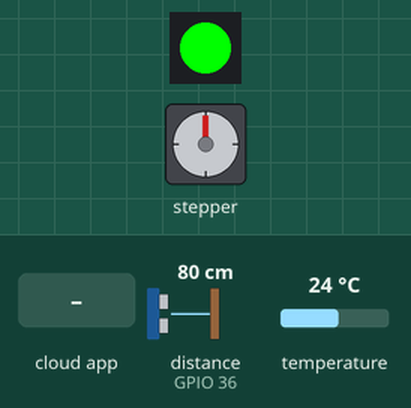
Recording of a sketch running on a simulated ESP32. Parts: stepper motor, 1 RGB LEDs in strip order, left to right. Wiring (inferred from the names in the program): ultrasonic range finder: trigger GPIO 35; echo GPIO 36; stepper motor driver (200 steps per turn assumed): step GPIO 26; direction GPIO 27; enable GPIO 14. The test bench sets the inputs (shaded band); at power-on: distance to the obstacle (sensor on GPIO 36) 80 cm, temperature 24 °C. The echo pulse lasts 58.3 µs per cm; WiFi joins after 1.5 s; servers stay silent unless stated; the local clock reads 2024-03-15 10:24:30 at power-on unless the sketch sets it; the Firebase database answers and starts empty; what the sketch prints to the serial monitor is not drawn.

Above: at 2.7 s.
2.8 s: distance to the obstacle (sensor on GPIO 36) set to 23 cm
5.1 s: distance to the obstacle (sensor on GPIO 36) set to 19 cm
At 8.3 s:
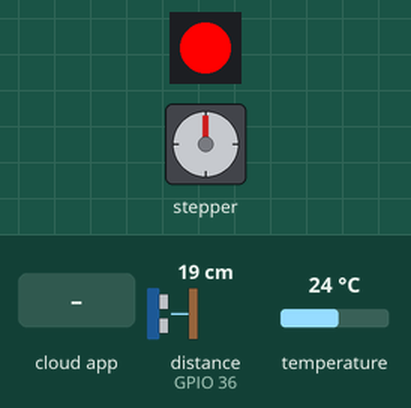
8.6 s: the phone or cloud app sets stepper to CCW
At 10.4 s:
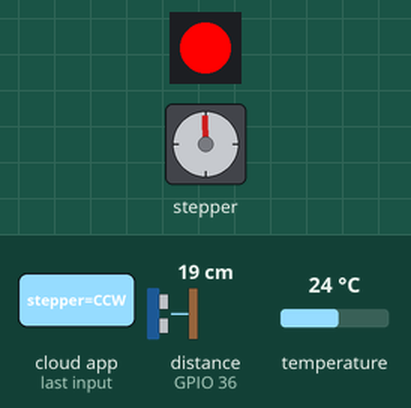
14.1 s: distance to the obstacle (sensor on GPIO 36) set to 35 cm
At 30.0 s:
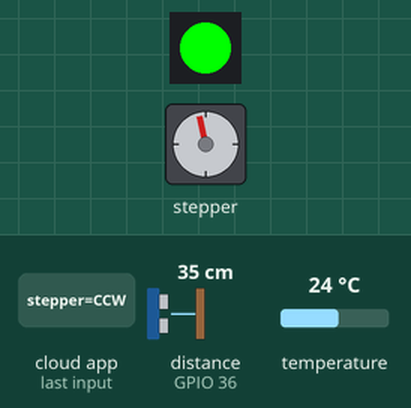
Timing chart, 0 to 49.8 s (numbered marks = the images above; inputs shaded):
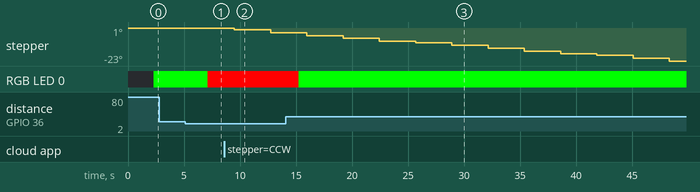

The sketch:

tubesuas.ino
```cpp
#include <WiFi.h>
#include <FirebaseESP32.h>
#include <Adafruit_NeoPixel.h>
#include <time.h>
#include <OneWire.h>
#include <DallasTemperature.h>

// ---------------- WiFi ----------------
#define WIFI_SSID "iyus_ysf"
#define WIFI_PASSWORD "12345678"

// ---------------- Firebase ------------
#define FIREBASE_HOST "uaspwiot-le105-default-rtdb.asia-southeast1.frebasedatabase.app"
#define FIREBASE_AUTH "AIzaSyCG2BpGQPc2dtmA_c6a3MiFjzRymMcz-qk"
FirebaseData firebaseData;
FirebaseAuth auth;
FirebaseConfig config;

// ---------------- Sensor & LED --------
#define TRIG_PIN 35
#define ECHO_PIN 36
#define LED_PIN 15
#define NUM_LEDS 1
Adafruit_NeoPixel strip(NUM_LEDS, LED_PIN, NEO_GRB + NEO_KHZ800);

// ---------------- Sensor Suhu DS18B20 --
#define ONE_WIRE_BUS 21
OneWire oneWire(ONE_WIRE_BUS);
DallasTemperature sensors(&oneWire);

// ---------------- Motor Stepper (EN/DIR/PUL) -------
#define EN_PIN 14    // Enable pin
#define DIR_PIN 27   // Direction pin
#define PUL_PIN 26   // Pulse pin
#define STEPS_PER_REV 200  // Sesuaikan dengan motor stepper Anda

// ---------------- Variabel Global -----
String stepperState = "STOP";
unsigned long lastStepTime = 0;
const unsigned long stepDelay = 500; // Delay antar step (microseconds)

// ---------------- Setup ----------------
void setup() {
  Serial.begin(115200);

  // Koneksi WiFi
  WiFi.begin(WIFI_SSID, WIFI_PASSWORD);
  Serial.print("Menghubungkan ke WiFi");
  while (WiFi.status() != WL_CONNECTED) {
    delay(500); Serial.print(".");
  }
  Serial.println("\nWiFi Terhubung");

  // Waktu NTP
  configTime(7 * 3600, 0, "pool.ntp.org", "time.nist.gov");

  // Firebase
  config.host = FIREBASE_HOST;
  config.signer.tokens.legacy_token = FIREBASE_AUTH;
  Firebase.begin(&config, &auth);
  Firebase.reconnectWiFi(true);

  // Inisialisasi sensor dan LED
  pinMode(TRIG_PIN, OUTPUT);
  pinMode(ECHO_PIN, INPUT);
  strip.begin();
  strip.show();

  // Inisialisasi sensor suhu
  sensors.begin();

  // Inisialisasi pin stepper
  pinMode(EN_PIN, OUTPUT);
  pinMode(DIR_PIN, OUTPUT);
  pinMode(PUL_PIN, OUTPUT);
  digitalWrite(EN_PIN, HIGH); // Non-aktifkan motor awal
}

// ---------------- Loop -----------------
void loop() {
  // Baca Jarak Ultrasonik
  digitalWrite(TRIG_PIN, LOW);
  delayMicroseconds(2);
  digitalWrite(TRIG_PIN, HIGH);
  delayMicroseconds(10);
  digitalWrite(TRIG_PIN, LOW);

  long duration = pulseIn(ECHO_PIN, HIGH);
  float distance = duration * 0.034 / 2.0;

  // Baca Suhu DS18B20
  sensors.requestTemperatures();
  float temperature = sensors.getTempCByIndex(0);

  // Waktu
  time_t now = time(nullptr);
  struct tm* timeinfo = localtime(&now);
  char waktuStr[30];
  strftime(waktuStr, sizeof(waktuStr), "%d/%m/%Y %H:%M:%S", timeinfo);
  int unixTime = now;

  // Kontrol LED berdasarkan jarak
  if (distance > 20.0) {
    setLEDColor(0, 255, 0); // Hijau jika jarak > 20cm
  } else {
    setLEDColor(255, 0, 0); // Merah jika jarak <= 20cm
  }

  // Kirim data sensor ke Firebase
  String path = "/kontrol";
  Firebase.setFloat(firebaseData, path + "/jarak", distance);
  Firebase.setFloat(firebaseData, path + "/suhu", temperature);
  Firebase.setInt(firebaseData, path + "/timestamp", unixTime);
  Firebase.setString(firebaseData, path + "/waktu", waktuStr);

  // Baca perintah motor stepper dari Serial
  if (Serial.available() > 0) {
    String command = Serial.readStringUntil('\n');
    command.trim();

    if (command == "CW" || command == "CCW" || command == "STOP") {
      stepperState = command;
      Firebase.setString(firebaseData, path + "/stepper", command);
    }
  }

  // Baca perintah motor stepper dari Firebase
  if (Firebase.getString(firebaseData, path + "/stepper")) {
    String fbStepperState = firebaseData.stringData();
    fbStepperState.trim();

    if (fbStepperState == "CW" || fbStepperState == "CCW" || fbStepperState == "STOP") {
      stepperState = fbStepperState;
    }
  }

  // Eksekusi perintah motor stepper
  kontrolStepper();

  delay(100); // Delay utama loop
}

// ---------------- Fungsi LED -----------
void setLEDColor(uint8_t r, uint8_t g, uint8_t b) {
  strip.setPixelColor(0, strip.Color(r, g, b));
  strip.show();
}

// ---------------- Fungsi Stepper Control -----------
void kontrolStepper() {
  static bool pulseState = LOW;

  if (stepperState == "STOP") {
    digitalWrite(EN_PIN, HIGH); // Disable driver
    return;
  }

  // Set direction
  if (stepperState == "CW") {
    digitalWrite(DIR_PIN, HIGH);
  } else if (stepperState == "CCW") {
    digitalWrite(DIR_PIN, LOW);
  }

  // Enable driver
  digitalWrite(EN_PIN, LOW);

  // Generate pulse
  if (micros() - lastStepTime >= stepDelay) {
    pulseState = !pulseState;
    digitalWrite(PUL_PIN, pulseState);
    if (pulseState == HIGH) {
      lastStepTime = micros();
    }
  }
}
```

Measured:
- the behaviour switches between 21 and 20 cm on distance to the obstacle (sensor on GPIO 36) (found by bisection; images 0 and 1)
- after the input at 2.8 s, every drawn part: stays the same
- after the input at 5.1 s, RGB LED 0: RGB(0, 255, 0) → RGB(255, 0, 0) after 2.0 s
- after the input at 8.6 s, stepper: goes -1° 3.2 s, then -3°, starting after 0.90 s
- after the input at 14.1 s, RGB LED 0: RGB(255, 0, 0) → RGB(0, 255, 0) after 1.1 s
